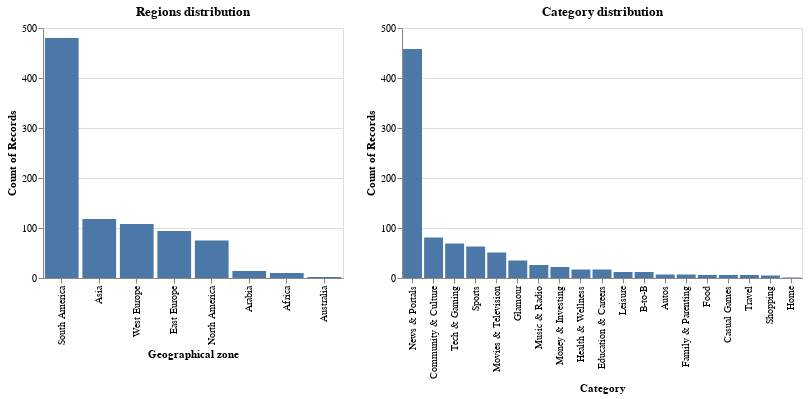

The cell this chart's notebook holds for it:
### Markdown cell above
- ## Categorical features interpretation

### Code cell
hist_regions = alt.Chart(groupby_domains).mark_bar().encode(
    x=alt.X('Geographical zone', sort=alt.Sort(op="count",order="descending")),
    y='count()',
).properties(
    width=300,
    height=250,
    title="Regions distribution"
).interactive()

hist_cat = alt.Chart(groupby_domains).mark_bar().encode(
    x=alt.X('Category', sort=alt.Sort(op="count",order="descending")),
    y='count()',
).properties(
    width=400,
    height=250,
    title="Category distribution"
).interactive()

features_distribution2 = hist_regions | hist_cat
features_distribution2.save('Graphs/features_distribution2.html')
features_distribution2

### Figure 1 — Vega-Lite specification as saved in the notebook (floating-point values rounded to 4 significant figures; data arrays with more than 128 entries replaced by an {"elided": "..."} marker saying what was removed)
{"config": {"view": {"continuousWidth": 400, "continuousHeight": 300}}, "hconcat": [{"mark": "bar", "encoding": {"x": {"type": "nominal", "field": "Geographical zone", "sort": {"op": "count", "order": "descending"}}, "y": {"type": "quantitative", "aggregate": "count"}}, "height": 250, "selection": {"selector016": {"type": "interval", "bind": "scales", "encodings": ["x", "y"]}}, "title": "Regions distribution", "width": 300}, {"mark": "bar", "encoding": {"x": {"type": "nominal", "field": "Category", "sort": {"op": "count", "order": "descending"}}, "y": {"type": "quantitative", "aggregate": "count"}}, "height": 250, "selection": {"selector017": {"type": "interval", "bind": "scales", "encodings": ["x", "y"]}}, "title": "Category distribution", "width": 400}], "data": {"name": "data-0845aab068edf06a6e1544cc0fc2b8b4"}, "$schema": "https://vega.github.io/schema/vega-lite/v4.8.1.json", "datasets": {"data-0845aab068edf06a6e1544cc0fc2b8b4": {"elided": "901 records"}}}
